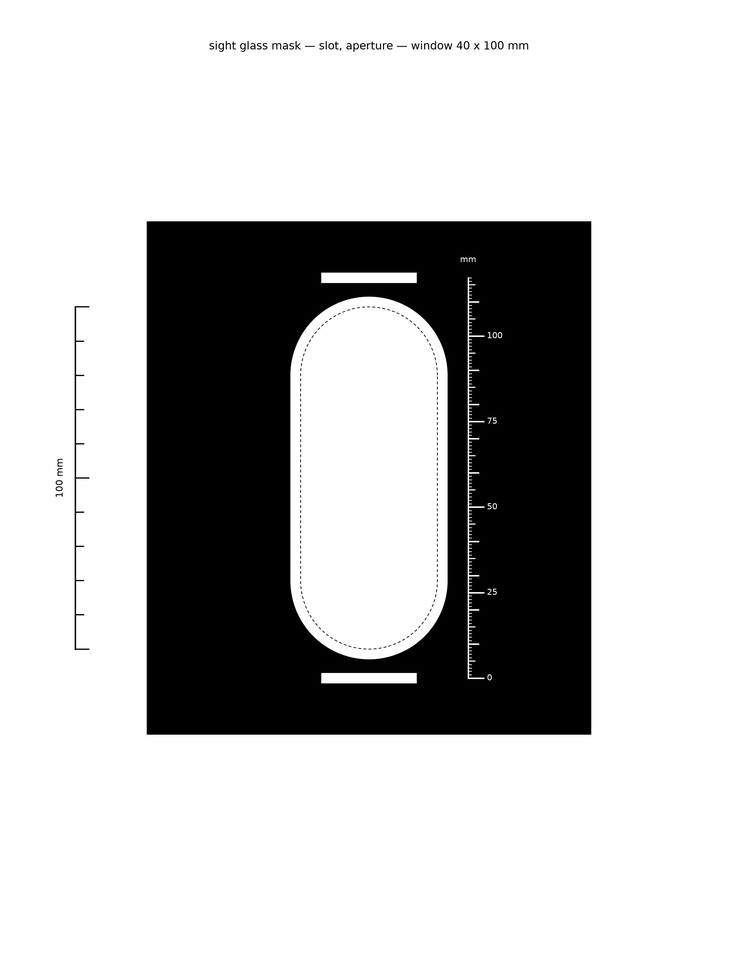
#> input picture interface-level-vision/rig/sight_glass_slot_aperture.png, 738 x 956 px, shrunk from 2550 x 3300 before the run, given in place of the camera
$ python repeatability_trial.py
#> lines starting #> are read from the running program, lines starting #| are printed output that depends on the picture; after the words box and inside, x2 and y2 are one past the last pixel; in counts of white or black regions, pixels touching at a corner belong together
### interface-level-vision/tools/capture.py
"""Grab a frame from the camera and save it.

    pixi run python tools/capture.py --out frame.png

Two things this does that a bare VideoCapture call does not, both learned from
the rig rather than guessed. The first read commonly fails while the device
wakes up, so it retries a few times a second apart, which is what the CLS camera
widget already does. And the first frames come out with the exposure and white
balance still settling, so a number of them are thrown away before one is kept.
"""

import argparse
import time
from pathlib import Path

import cv2


def open_camera(index, attempts=4, wait=1.0):
    """Open a camera, retrying while the device wakes up."""
#> called with index = 0, attempts = 4, wait = 1
    capture = cv2.VideoCapture(index)
    capture.set(cv2.CAP_PROP_BUFFERSIZE, 1)
    for attempt in range(1, attempts + 1):
        ok, _ = capture.read()
        if ok:
            return capture
        print(f"   read {attempt} of {attempts} failed, waiting")
        time.sleep(wait)
#> this loop made 1 pass
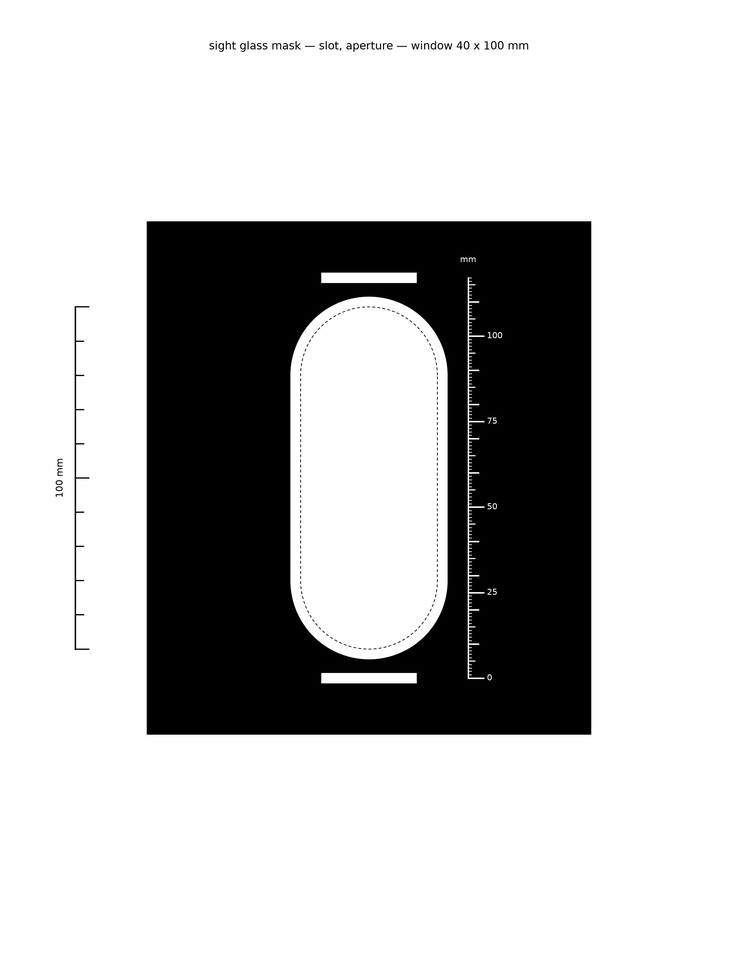
#> input picture interface-level-vision/rig/sight_glass_slot_aperture.png, 738 x 956 px, shrunk from 2550 x 3300 before the run, given in place of the camera
#> in main, candidate is the input picture: shape (956, 738, 3); min 0, max 255, mean 191.7
    capture.release()
    return None


def looks_like_no_signal(frame, max_brightness=60, max_saturation=12):
    """True when the frame looks like a placeholder card rather than a scene.

    A camera utility with nothing plugged into it still hands over a picture,
    and it is a dark grey card with a message on it. Measuring a liquid level
    from that would give a number with nothing behind it, so it is worth
    refusing. Real frames of the rig are neither this dark nor this colourless.

    Returns the reason as a string, or None when the frame looks like a scene.
    """
#> called with max_brightness = 60, max_saturation = 12
    hsv = cv2.cvtColor(frame, cv2.COLOR_BGR2HSV)
#> hsv: shape (956, 738, 3); mean H, S, V 0, 0, 191.7
    brightness = float(hsv[:, :, 2].mean())
#> brightness = 191.7
    saturation = float(hsv[:, :, 1].mean())
#> saturation = 0
    if brightness < max_brightness and saturation < max_saturation:
        return (f"mean brightness {brightness:.0f} and saturation {saturation:.0f}, "
                f"which is a dark colourless card rather than a scene")
    return None


# [47 lines left out: function main, not called in this run]


# [2 lines that do not run on import are left out]

### interface-level-vision/src/slot.py
"""Find the sight-glass opening in a frame, and give back a region of interest.

Plain OpenCV: adaptive threshold, trace the outlines, and keep the one whose
shape matches an obround. No training, no model file, and every rejection can be
explained by pointing at a number.

Four decisions do the work, and each was arrived at by trying the obvious thing
first and watching it fail on a real frame of the rig.

**Adaptive threshold rather than Otsu.** A global threshold cannot cope with a
desk lamp in one corner and a shadowed mask in the middle. On the test frame it
merged the window into the lit background and the window stopped existing as a
separate outline at all.

**Reject anything touching the frame edge.** This is what actually separates the
window from the clutter, and brightness never could, since a lamp and a sheet of
paper in the background are both brighter than the lit window. The furniture and
lighting that beat it on brightness run off the edge of the picture. The window
does not.

**Take the convex hull of each candidate.** An obround is convex, so its hull is
itself and nothing is lost. What is gained is that a window whose interior came
out ragged, because two liquids threshold differently, is restored to the shape
it actually has. On the test frame this moved the window from an extent of 0.57,
which fails, to 0.907, which is 0.004 away from the exact figure.

**Match the extent to the aspect ratio.** A rectangle fills its bounding box, an
ellipse fills 79% of it, and an obround sits between at a fraction that depends
only on how tall it is. Comparing the two is a scale-free test of shape.
"""

import cv2
import numpy as np


# [7 lines left out: function obround_extent, not called in this run]


DEFAULTS = {
    "blur": 7,
    "block": 151,             # adaptive threshold window, odd, ~the slot's width
    "offset": -10,            # how far above the local mean counts as bright
    "min_area_fraction": 0.004,
    "max_area_fraction": 0.35,
    "min_aspect": 1.4,        # height / width
    "max_aspect": 5.0,
    "extent_tolerance": 0.05,
    "border_margin": 2,
}


# [89 lines left out: functions _binary_image, _touches_border, _describe, _rejection, find_slot, not called in this run]


MARK_DEFAULTS = {
    "blur": 3,
    "block": 51,              # small, because a bar is thin
    "offset": -10,
    "open_kernel": 3,
    "min_area_fraction": 0.0002,
    "max_area_fraction": 0.01,
    "min_elongation": 3.0,    # width / height
    "min_fill": 0.75,         # a bar nearly fills its bounding box
}


def find_marks(bgr, **overrides):
    """Find the calibration bars: small, bright, much wider than they are tall.

    This runs its own pass rather than reusing the one that finds the window,
    because the two are at different scales and the cleanup that helps one
    destroys the other. Opening with a 9 by 9 kernel twice takes about eight
    pixels off every edge, which rescues a ragged window and erases a bar
    thirteen pixels tall. Marks therefore get a smaller threshold window, since
    a bar is thin, and a single pass with a 3 by 3 kernel.
    """
    opts = {**MARK_DEFAULTS, **overrides}
    gray = cv2.cvtColor(bgr, cv2.COLOR_BGR2GRAY)
    gray = cv2.GaussianBlur(gray, (opts["blur"], opts["blur"]), 0)
    binary = cv2.adaptiveThreshold(gray, 255, cv2.ADAPTIVE_THRESH_MEAN_C,
                                   cv2.THRESH_BINARY, opts["block"], opts["offset"])
    kernel = cv2.getStructuringElement(cv2.MORPH_ELLIPSE,
                                       (opts["open_kernel"], opts["open_kernel"]))
    binary = cv2.morphologyEx(binary, cv2.MORPH_OPEN, kernel, iterations=1)

    contours, _ = cv2.findContours(binary, cv2.RETR_EXTERNAL, cv2.CHAIN_APPROX_SIMPLE)
    frame_area = float(bgr.shape[0] * bgr.shape[1])

    marks = []
    for contour in contours:
        hull = cv2.convexHull(contour)
        x, y, w, h = cv2.boundingRect(hull)
        area = cv2.contourArea(hull)
        if h == 0 or w == 0 or area <= 0:
            continue
        fraction, elongation, fill = area / frame_area, w / h, area / (w * h)
        if not opts["min_area_fraction"] < fraction < opts["max_area_fraction"]:
            continue
        if elongation < opts["min_elongation"] or fill < opts["min_fill"]:
            continue
        marks.append({"hull": hull, "bbox": (x, y, w, h), "area": area,
                      "elongation": elongation, "fill": fill,
                      "centre": (x + w / 2.0, y + h / 2.0)})
    return marks


# [24 lines left out: function mask_region, not called in this run]


# The printed mask, in millimetres. These are the arguments the sheet was made
# with, so they are known rather than estimated, and they belong in config
# rather than in the logic.
MASK_GEOMETRY_MM = {
    "window_width": 40.0,
    "window_height": 100.0,
    "outline": 3.0,             # white ring around the opening
    "mark_width_fraction": 0.7,  # bar length as a fraction of the window width
    "mark_gap": 4.0,            # clearance between a bar and the ring
    "mark_thickness": 3.0,
}


def window_from_marks(marks, geometry=None):
    """Work out where the window is from the two bars, without looking for it.

    Segmenting the window assumes it is brighter than the mask, and that fails
    the moment the vessel holds something dark: on the second bench frame the
    upper part of the opening is darker than the surround, so thresholding
    returned three fragments instead of one shape.

    None of that is necessary. The mask is printed, hence the window's position
    relative to the bars is known exactly. Two bars give the vertical scale from
    the distance between their centres, the rotation from their own angle, and
    the horizontal reference from their ends, and the opening follows by
    construction.

    This also gives millimetres per pixel as a by-product, which is the number
    every measurement downstream needs.

    Returns None when there are not exactly two bars to work from.
    """
    geometry = {**MASK_GEOMETRY_MM, **(geometry or {})}
    if len(marks) != 2:
        return None

    top, bottom = sorted(marks, key=lambda m: m["centre"][1])
    separation_mm = (geometry["window_height"] + 2 * geometry["outline"]
                     + 2 * geometry["mark_gap"] + geometry["mark_thickness"])
    separation_px = bottom["centre"][1] - top["centre"][1]
    if separation_px <= 0:
        return None

    mm_per_px = separation_mm / separation_px

    # The bars are centred on the opening and narrower than it, so their centre
    # line is the window's centre line, and their length gives the scale
    # sideways as an independent check on the vertical one.
    centre_x = float(np.mean([m["centre"][0] for m in (top, bottom)]))
    bar_length_px = float(np.mean([m["bbox"][2] for m in (top, bottom)]))
    bar_length_mm = geometry["window_width"] * geometry["mark_width_fraction"]

    width_px = geometry["window_width"] / mm_per_px
    height_px = geometry["window_height"] / mm_per_px
    x = centre_x - width_px / 2
    y = top["centre"][1] + (geometry["mark_gap"] + geometry["outline"]
                            + geometry["mark_thickness"] / 2) / mm_per_px

    return {
        "bbox": (int(round(x)), int(round(y)), int(round(width_px)), int(round(height_px))),
        # The lower bar's centre is where the printed scale reads zero, so a row
        # in the image converts to the same number an operator reads off the
        # mask. The window itself starts above it, by the ring plus the gap plus
        # half a bar, which is why a height measured from the window's own edge
        # is not the number on the scale.
        "scale_zero_y": bottom["centre"][1],
        # The strip the profile is taken over: as wide as the bars and no wider.
        # The bars are printed narrower than the opening precisely so that a
        # strip this width runs down inside it without ever touching the rim,
        # hence the column average sees only what is behind the glass.
        "strip": (int(round(max(m["bbox"][0] for m in (top, bottom)))),
                  int(round(min(m["bbox"][0] + m["bbox"][2] for m in (top, bottom))))),
        "mm_per_px": mm_per_px,
        "mm_per_px_across": bar_length_mm / bar_length_px,
        "separation_px": separation_px,
        "hull": np.array([[[int(round(x)), int(round(y))]],
                          [[int(round(x + width_px)), int(round(y))]],
                          [[int(round(x + width_px)), int(round(y + height_px))]],
                          [[int(round(x)), int(round(y + height_px))]]], dtype=np.int32),
    }


# [15 lines left out: function roi_from_slot, not called in this run]


def refine_bar_centres(bgr, marks, strip_fraction=0.55, band_fraction=0.8,
                       max_spread=1.6, max_shift=0.5):
    """Find each bar's centre to sub-pixel precision from a brightness profile.

    find_marks gets a centre from the bounding box of a thresholded contour, so
    it depends on where the threshold happened to cut the bar's edges and it is
    quantised to whole pixels. A brightness-weighted centroid does not care
    where the threshold fell, and lands between pixels.

    Everything here is about not letting the bar's peak run into something else
    bright nearby, because the ring around the opening is only a few millimetres
    away and under front lighting it is brighter than the bar. Three things keep
    them apart, and all three were put in after a frame where the lower bar's
    centre moved 27 pixels toward the window:

    - the band searched is shorter than the gap to the ring, expressed as a
      fraction of the bar's own thickness, since the printed gap and the printed
      thickness are both known and their ratio does not change with zoom
    - the rows above half the peak height must not spread further than a small
      multiple of the bar's thickness, or the peak has merged with its neighbour
    - a centre that moves further than half a bar thickness is not believed, and
      the bounding-box centre is kept instead

    Each mark comes back with a sub-pixel "centre_y", and "refined" saying
    whether the centroid was accepted.
    """
    grey = cv2.cvtColor(bgr, cv2.COLOR_BGR2GRAY).astype(np.float32)
    refined = []

    for mark in marks:
        x, y, w, h = mark["bbox"]
        half = max(int(strip_fraction * w / 2), 1)
        centre_x = int(round(mark["centre"][0]))
        band = max(int(band_fraction * h), 2)

        y0, y1 = max(y - band, 0), min(y + h + band, grey.shape[0])
        x0, x1 = max(centre_x - half, 0), min(centre_x + half + 1, grey.shape[1])
        rows = grey[y0:y1, x0:x1].mean(axis=1)

        floor = rows.min()
        peak = int(np.argmax(rows))
        half_height = floor + (rows[peak] - floor) / 2.0

        lo = peak
        while lo > 0 and rows[lo - 1] >= half_height:
            lo -= 1
        hi = peak
        while hi < len(rows) - 1 and rows[hi + 1] >= half_height:
            hi += 1

        weights = rows[lo:hi + 1] - floor
        total = weights.sum()
        centre_y = mark["centre"][1]
        accepted = False

        if total > 0 and (hi - lo + 1) <= max_spread * h:
            candidate = float((np.arange(lo, hi + 1) * weights).sum() / total) + y0
            if abs(candidate - mark["centre"][1]) <= max_shift * h:
                centre_y, accepted = candidate, True

        refined.append({**mark, "centre_y": centre_y, "refined": accepted,
                        "centre": (mark["centre"][0], centre_y)})
    return refined

### interface-level-vision/tools/repeatability_trial.py
"""Shoot several frames under one fixed lighting and measure each.

    pixi run python tools/repeatability_trial.py --count 10

The five-lighting series changes the lamp between shots, so its spread mixes
what the lighting did with whatever the detector does from one shot to the
next. This holds the lighting fixed and takes several shots anyway, which
isolates the second thing: sensor noise, auto-exposure settling, and anything
else that varies between two photos of an unchanged scene.

The camera is opened once and read repeatedly rather than reopened per shot,
since reopening means renegotiating the connection each time and the point is
shots that are close together with nothing touched in between.
"""

import argparse
import csv
import sys
import time
from datetime import datetime
from pathlib import Path

import cv2
import numpy as np

HERE = Path(__file__).resolve().parent
sys.path.insert(0, str(HERE.parent / "src"))
import slot as slot_module
import interface as interface_module
from capture import open_camera, looks_like_no_signal

sys.path.insert(0, str(HERE))
from crop_to_gauge import gauge_crop

FIELDS = ["shot", "captured", "image", "upper_mm", "lower_mm", "thickness_mm",
          "centre_mm", "mm_per_px", "cross_check_pct"]


def measure(bgr):
    marks = slot_module.refine_bar_centres(bgr, slot_module.find_marks(bgr))
    window = slot_module.window_from_marks(marks)
    if window is None:
        return None, f"{len(marks)} marks found, need exactly two"
    reading = interface_module.find_interfaces(bgr, window)
    if len(reading["interfaces"]) < 2:
        return None, f"{len(reading['interfaces'])} boundaries found, need two"
    upper, lower = reading["interfaces"][0], reading["interfaces"][-1]
    layer = reading["layer"]
    scale, across = window["mm_per_px"], window["mm_per_px_across"]
    return {
        "upper_mm": round(upper["mm_on_scale"], 2),
        "lower_mm": round(lower["mm_on_scale"], 2),
        "thickness_mm": round(layer["thickness_mm"], 2),
        "centre_mm": round(layer["centre_mm"], 2),
        "mm_per_px": round(scale, 5),
        "cross_check_pct": round(100 * abs(scale - across) / scale, 2),
    }, None


def main():
    parser = argparse.ArgumentParser(description=__doc__)
    parser.add_argument("--count", type=int, default=10)
    parser.add_argument("--interval", type=float, default=1.0,
                        help="seconds between shots")
    parser.add_argument("--camera", type=int, default=0)
    parser.add_argument("--settle", type=float, default=12.0)
    parser.add_argument("--dir", type=Path, default=HERE.parent / "data" / "repeatability")
    args = parser.parse_args()

    args.dir.mkdir(parents=True, exist_ok=True)

    print(f"opening camera {args.camera}")
    capture = open_camera(args.camera)
    if capture is None:
        raise SystemExit(f"could not read from camera {args.camera}")

    print(f"reading for up to {args.settle:.0f} s, waiting for a real scene")
    deadline = time.time() + args.settle
    while time.time() < deadline:
        ok, candidate = capture.read()
        if ok and candidate is not None and looks_like_no_signal(candidate) is None:
            break
    else:
        capture.release()
        raise SystemExit("no real scene arrived before the camera settled")

    rows = []
    for shot in range(1, args.count + 1):
        ok, frame = capture.read()
        if not ok or frame is None:
            print(f"   shot {shot}: no frame, skipping")
            continue

        raw = args.dir / f"shot_{shot:02d}.png"
        cv2.imwrite(str(raw), frame)

        marks = slot_module.find_marks(frame)
        cropped = raw
        if len(marks) >= 2:
            x, y, w, h = gauge_crop(frame, marks)
            frame = frame[y:y + h, x:x + w]
            cropped = args.dir / f"shot_{shot:02d}_cropped.png"
            cv2.imwrite(str(cropped), frame)

        row, problem = measure(frame)
        if problem is not None:
            print(f"   shot {shot}: could not measure, {problem}")
            time.sleep(args.interval)
            continue

        row.update({"shot": shot,
                    "captured": datetime.now().strftime("%Y-%m-%d %H:%M:%S"),
                    "image": cropped.name})
        rows.append(row)
        print(f"   shot {shot}: upper {row['upper_mm']:.2f}  lower {row['lower_mm']:.2f}  "
              f"centre {row['centre_mm']:.2f}  thickness {row['thickness_mm']:.2f}")
        time.sleep(args.interval)
#> this loop made 10 passes
#|    shot 1: could not measure, 0 marks found, need exactly two
#|    shot 2: could not measure, 0 marks found, need exactly two
#|    shot 3: could not measure, 0 marks found, need exactly two
#|    shot 4: could not measure, 0 marks found, need exactly two
#|    shot 5: could not measure, 0 marks found, need exactly two
#> (further printed lines are left out)
#> pass 1, in find_marks, `binary = cv2.adaptiveThreshold(gray, 255, cv2.ADAPTIVE_THRESH_MEAN_C, ..`:
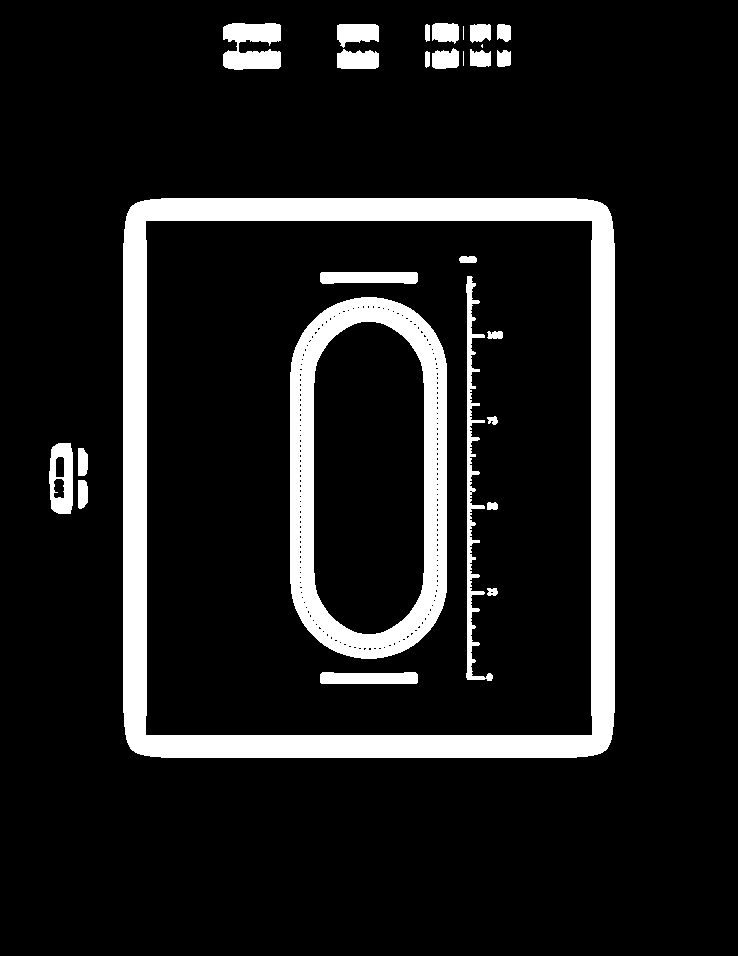
#> binary: shape (956, 738); 11.2% white; 27 white regions (3 under 20 px), largest, box (x1, y1, x2, y2) and area: (123, 198, 615, 758) 46228, (290, 297, 447, 659) 20108, (466, 276, 493, 681) 2616
#> after the loop, rows = []

    capture.release()

    if not rows:
#> (the run stopped early here; a loop or call above may not have finished)
